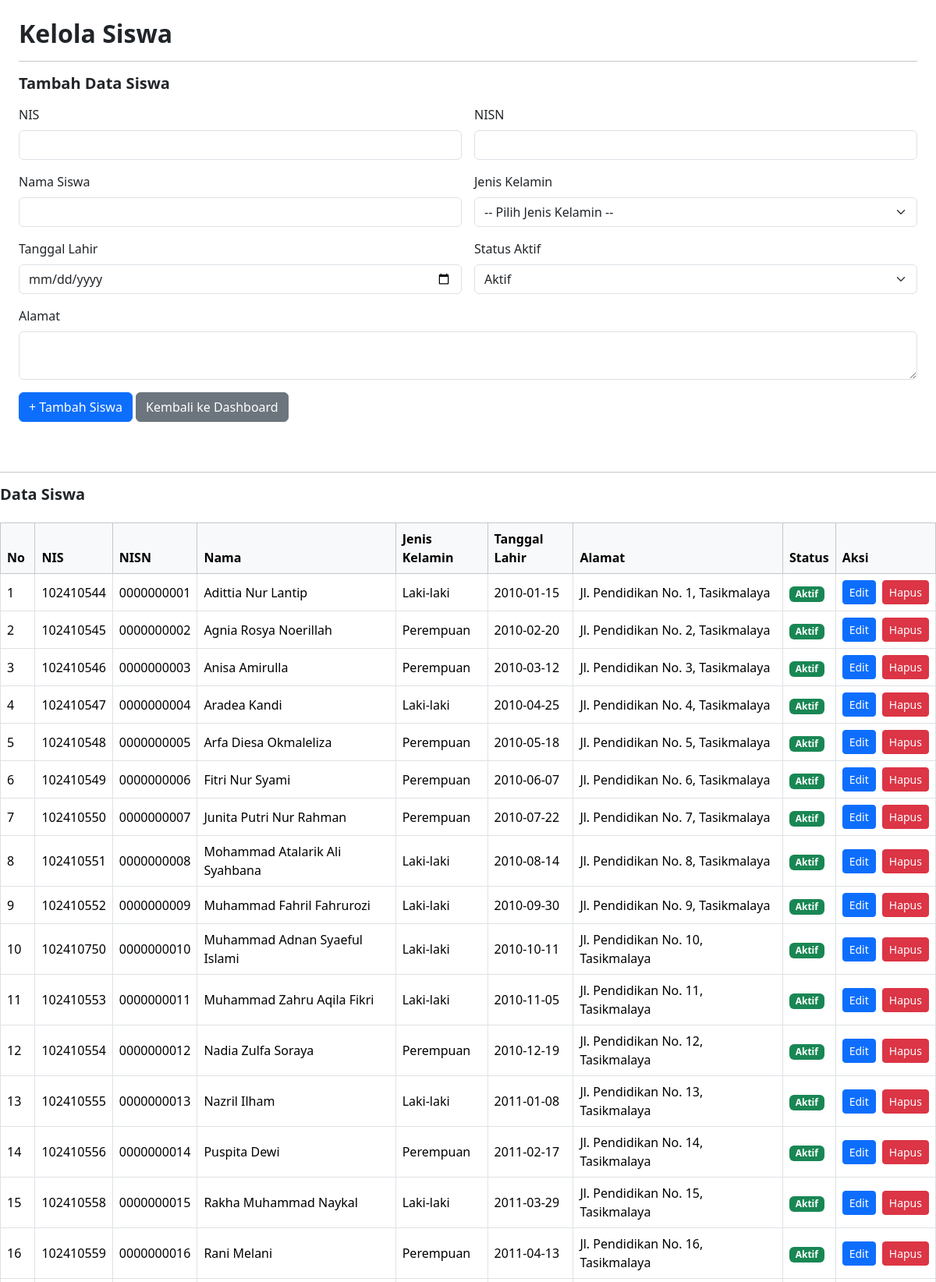
/kelola_siswa.php (signed in, upper part), run on the app's committed database.
### tables this page shows
CREATE TABLE `t_siswa` (
  `id` int(11) NOT NULL,
  `nis` varchar(30) DEFAULT NULL,
  `nisn` varchar(20) NOT NULL,
  `nama` varchar(150) DEFAULT NULL,
  `jenis_kelamin` char(1) NOT NULL,
  `tanggal_lahir` date NOT NULL,
  `alamat` text NOT NULL,
  `status_aktif` tinyint(1) NOT NULL,
  `created_at` timestamp NOT NULL DEFAULT current_timestamp(),
  `updated_at` timestamp NOT NULL DEFAULT current_timestamp()
);

### kelola_siswa.php (the view, shortened to what this page needs)
<?php
require_once __DIR__.'/config/koneksi.php';
$embed = (($_GET['embed'] ?? '') === '1');
$query = mysqli_query(
    $koneksi,
    "SELECT id, nis, nisn, nama, jenis_kelamin, tanggal_lahir, alamat, status_aktif
     FROM t_siswa
     ORDER BY id ASC"
);
function e($v) {
    return htmlspecialchars((string)$v, ENT_QUOTES, 'UTF-8');
}
?>
<?php if (!$embed): ?>
<!doctype html>
<html lang="id">
<head>
    <link href="https://cdn.jsdelivr.net/npm/bootstrap@5.3.3/dist/css/bootstrap.min.css"
          rel="stylesheet">
    <link href="https://cdn.datatables.net/2.3.4/css/dataTables.bootstrap5.min.css"
          rel="stylesheet">
</head>
<body>
<?php else: ?>
<link href="https://cdn.datatables.net/2.3.4/css/dataTables.bootstrap5.min.css"
      rel="stylesheet">
<?php endif; ?>
<div class="container-fluid p-3 p-md-4 bg-white">
    <h2 class="fw-bold mb-3">Kelola Siswa</h2>
    <hr>
    <h5 class="fw-bold mb-3">Tambah Data Siswa</h5>
    <form action="proses_siswa.php" method="post" class="row g-3 mb-4">
        <div class="col-md-6">
                <label for="nis" class="form-label">NIS</label>
                <input id="nis" name="nis" type="text" class="form-control"
                       maxlength="15" inputmode="numeric" pattern="[0-9]{1,15}"
                       title="NIS hanya boleh angka, maksimal 15 digit"
                       oninput="this.value=this.value.replace(/[^0-9]/g, '').slice(0,15)" required>
            </div>
            <div class="col-md-6">
                <label for="nisn" class="form-label">NISN</label>
                <input id="nisn" name="nisn" type="text" class="form-control"
                       maxlength="10" inputmode="numeric" pattern="[0-9]{1,10}"
                       title="NISN hanya boleh angka, maksimal 10 digit"
                       oninput="this.value=this.value.replace(/[^0-9]/g, '').slice(0,10)" required>
            </div>
            <div class="col-md-6">
                <label for="nama" class="form-label">Nama Siswa</label>
                <input id="nama" name="nama" class="form-control"
                       maxlength="150" required>
            </div>
            <div class="col-md-6">
                <label for="jenis_kelamin" class="form-label">Jenis Kelamin</label>
                <select id="jenis_kelamin" name="jenis_kelamin"
                        class="form-select" required>
                    <option value="">-- Pilih Jenis Kelamin --</option>
                </select>
            </div>
            <div class="col-md-6">
                <label for="tanggal_lahir" class="form-label">Tanggal Lahir</label>
                <input id="tanggal_lahir" type="date"
                       name="tanggal_lahir" class="form-control" required>
            </div>
            <div class="col-md-6">
                <label for="status_aktif" class="form-label">Status Aktif</label>
                <select id="status_aktif" name="status_aktif"
                        class="form-select" required>
                    <option value="1">Aktif</option>
                </select>
            </div>
            <div class="col-12">
                <label for="alamat" class="form-label">Alamat</label>
                <textarea id="alamat" name="alamat"
                          class="form-control" rows="2"
                          maxlength="1000" required></textarea>
            </div>
            <div class="col-12">
                <button class="btn btn-primary" type="submit">
                    + Tambah Siswa
                </button>
                <a class="btn btn-secondary"
                   href="dashboard.php?embed=1"
                   onclick="if(window.parent!==window){try{
                       var f=window.parent.document.getElementById('contentFrame');
                       if(f){
                           window.parent.document.querySelectorAll('.sidebar .nav-link').forEach(function(a){
                               a.classList.remove('active');
                           });
                           var d=window.parent.document.querySelector('.sidebar .nav-link[href*=\'dashboard\']');
                           if(d)d.classList.add('active');
                           f.src='dashboard.php?embed=1';
                           return false;
                       }
                   }catch(e){}}">
                    Kembali ke Dashboard
                </a>
            </div>
        </div>
    <hr>
    <h5 class="fw-bold mb-4">Data Siswa</h5>
    <div class="table-responsive">
        <table id="tabelSiswa"
               class="table table-bordered table-hover align-middle w-100">
            <thead class="table-light">
                <tr>
                    <th>No</th>
                    <th>NIS</th>
                    <th>NISN</th>
                    <th>Nama</th>
                    <th>Jenis Kelamin</th>
                    <th>Tanggal Lahir</th>
                    <th>Alamat</th>
                    <th>Status</th>
                    <th>Aksi</th>
                </tr>
            </thead>
            <tbody>
                <?php if (mysqli_num_rows($query) > 0): ?>
                    <?php $no = 1; ?>
                    <?php while ($s = mysqli_fetch_assoc($query)): ?>
                        <tr>
                            <td><?= $no++ ?></td>
                            <td><?= e($s['nis']) ?></td>
                            <td><?= e($s['nisn']) ?></td>
                            <td><?= e($s['nama']) ?></td>
                            <td>
                                <?= $s['jenis_kelamin'] === 'L'
                                    ? 'Laki-laki'
                                    : ($s['jenis_kelamin'] === 'P'
                                        ? 'Perempuan' : '-') ?>
                            </td>
                            <td><?= e($s['tanggal_lahir']) ?></td>
                            <td><?= e($s['alamat']) ?></td>
                            <td>
                                <span class="badge text-bg-<?=
                                    ((int)$s['status_aktif'] === 1
                                        ? 'success' : 'secondary') ?>">
                                    <?= ((int)$s['status_aktif'] === 1
                                        ? 'Aktif' : 'Tidak Aktif') ?>
                                </span>
                            </td>
                            <td>
                                <div class="d-flex gap-2">
                                    <a class="btn btn-primary btn-sm"
                                       href="edit_siswa.php?id=<?= (int)$s['id'] ?><?= $embed ? '&embed=1' : '' ?>">
                                        Edit
                                    </a>
                                    <a class="btn btn-danger btn-sm"
                                       href="hapus_siswa.php?id=<?= (int)$s['id'] ?><?= $embed ? '&embed=1' : '' ?>"
                                       onclick="return confirm('Yakin ingin menghapus data siswa ini?')">
                                        Hapus
                                    </a>
                                </div>
                            </td>
                        </tr>
                    <?php endwhile; ?>
                <?php endif; ?>
            </tbody>
        </table>
    </div>
<?php if (!$embed): ?>
</body>
</html>
<?php endif; ?>

### data on the page
t_siswa: nis "102410544", nisn "0000000001", nama "Adittia Nur Lantip", jenis_kelamin "Laki-laki", tanggal_lahir "2010-01-15", alamat "Jl. Pendidikan No. 1, Tasikmalaya", status_aktif "Aktif"
t_siswa: nis "102410545", nisn "0000000002", nama "Agnia Rosya Noerillah", jenis_kelamin "Perempuan", tanggal_lahir "2010-02-20", alamat "Jl. Pendidikan No. 2, Tasikmalaya", status_aktif "Aktif"
t_siswa: nis "102410546", nisn "0000000003", nama "Anisa Amirulla", jenis_kelamin "Perempuan", tanggal_lahir "2010-03-12", alamat "Jl. Pendidikan No. 3, Tasikmalaya", status_aktif "Aktif"
t_siswa: nis "102410547", nisn "0000000004", nama "Aradea Kandi", jenis_kelamin "Laki-laki", tanggal_lahir "2010-04-25", alamat "Jl. Pendidikan No. 4, Tasikmalaya", status_aktif "Aktif"
t_siswa: nis "102410548", nisn "0000000005", nama "Arfa Diesa Okmaleliza", jenis_kelamin "Perempuan", tanggal_lahir "2010-05-18", alamat "Jl. Pendidikan No. 5, Tasikmalaya", status_aktif "Aktif"
t_siswa: nis "102410549", nisn "0000000006", nama "Fitri Nur Syami", jenis_kelamin "Perempuan", tanggal_lahir "2010-06-07", alamat "Jl. Pendidikan No. 6, Tasikmalaya", status_aktif "Aktif"
t_siswa: nis "102410550", nisn "0000000007", nama "Junita Putri Nur Rahman", jenis_kelamin "Perempuan", tanggal_lahir "2010-07-22", alamat "Jl. Pendidikan No. 7, Tasikmalaya", status_aktif "Aktif"
t_siswa: nis "102410551", nisn "0000000008", nama "Mohammad Atalarik Ali Syahbana", jenis_kelamin "Laki-laki", tanggal_lahir "2010-08-14", alamat "Jl. Pendidikan No. 8, Tasikmalaya", status_aktif "Aktif"
t_siswa: nis "102410552", nisn "0000000009", nama "Muhammad Fahril Fahrurozi", jenis_kelamin "Laki-laki", tanggal_lahir "2010-09-30", alamat "Jl. Pendidikan No. 9, Tasikmalaya", status_aktif "Aktif"
t_siswa: nis "102410750", nisn "0000000010", nama "Muhammad Adnan Syaeful Islami", jenis_kelamin "Laki-laki", tanggal_lahir "2010-10-11", alamat "Jl. Pendidikan No. 10, Tasikmalaya", status_aktif "Aktif"
t_siswa: nis "102410553", nisn "0000000011", nama "Muhammad Zahru Aqila Fikri", jenis_kelamin "Laki-laki", tanggal_lahir "2010-11-05", alamat "Jl. Pendidikan No. 11, Tasikmalaya", status_aktif "Aktif"
t_siswa: nis "102410554", nisn "0000000012", nama "Nadia Zulfa Soraya", jenis_kelamin "Perempuan", tanggal_lahir "2010-12-19", alamat "Jl. Pendidikan No. 12, Tasikmalaya", status_aktif "Aktif"
t_siswa: nis "102410555", nisn "0000000013", nama "Nazril Ilham", jenis_kelamin "Laki-laki", tanggal_lahir "2011-01-08", alamat "Jl. Pendidikan No. 13, Tasikmalaya", status_aktif "Aktif"
t_siswa: nis "102410556", nisn "0000000014", nama "Puspita Dewi", jenis_kelamin "Perempuan", tanggal_lahir "2011-02-17", alamat "Jl. Pendidikan No. 14, Tasikmalaya", status_aktif "Aktif"
t_siswa: nis "102410558", nisn "0000000015", nama "Rakha Muhammad Naykal", jenis_kelamin "Laki-laki", tanggal_lahir "2011-03-29", alamat "Jl. Pendidikan No. 15, Tasikmalaya", status_aktif "Aktif"
t_siswa: nis "102410559", nisn "0000000016", nama "Rani Melani", jenis_kelamin "Perempuan", tanggal_lahir "2011-04-13", alamat "Jl. Pendidikan No. 16, Tasikmalaya", status_aktif "Aktif"
